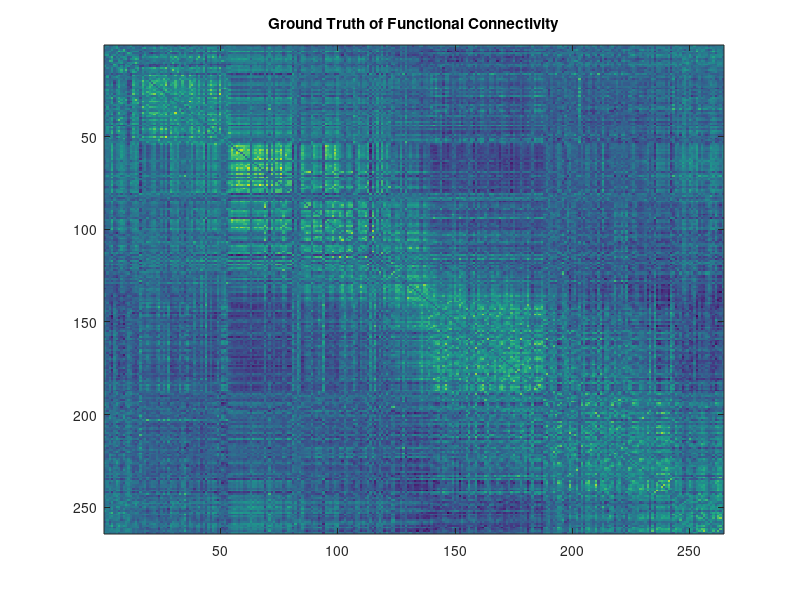
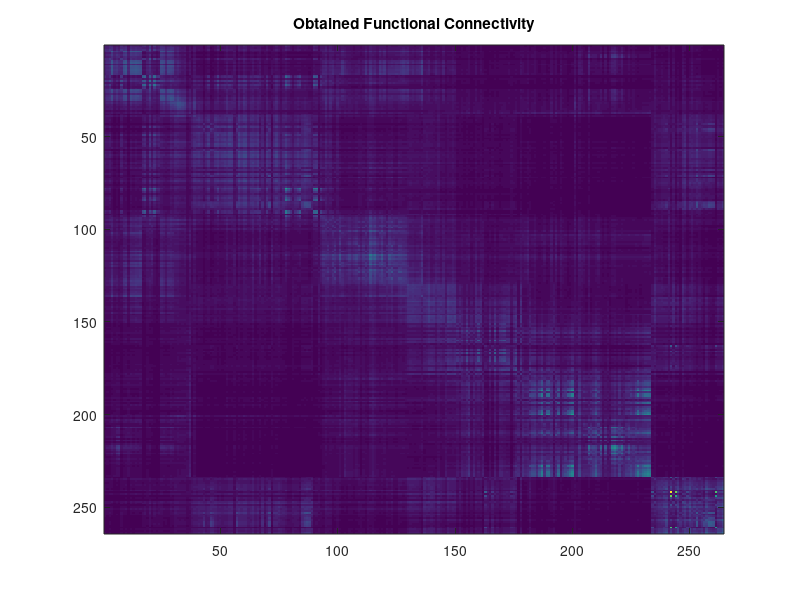
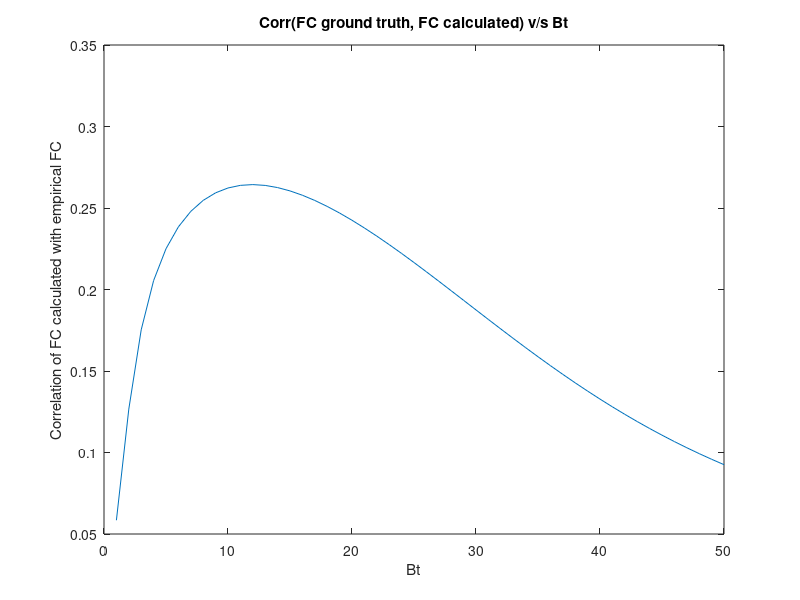

The MATLAB script that drew these images, in order:
%{
Estimating Functional Connectivity from Structural Connectivity
Data: Autism TD(Typically Developing i.e, Healthy samples)
Age Group: 4 to 20.
ROI: 264
source: http://umcd.humanconnectomeproject.org
Authors: Abbhinav Venkat, Govinda Surampudi
Date: 11/12/2015
%}

%Reading data

%Adjacency Matrix i.e, Structural Connectivity of size NxN
W_s = dlmread('UCLA_Autism_TD128B_DTI_connectmat.txt');
D_s = diag(sum(W_s));                                       %D matrix

%Functional Connectivity of size NxN where N = #ROI
FC = dlmread('UCLA_Autism_TD128_rsfMRI_connectmat.txt');    %Ground Truth of FC
FC(isinf(FC)) = 0;                                          %Setting Diag as 0
Fc_norm = (FC - min(FC(:)))/(max(FC(:)) - min(FC(:)));      %Normalizing in the range [0 1]

%Calculating Laplacian
L_sym = diag(ones(size(W_s,1),1)) - D_s^(-0.5)*W_s*D_s^(-0.5);

%Eig decomp. of lap.
[vec, val] = eig(L_sym);

%Initializing
maxi = -1;
t = -1;
H_s2 = cell(50, 1);
pear_corr = size(50, 1);

%exp(val*t) 
%Running for different t from 1 to 50.
for i = 1:50
    Diag_s_exp = diag(exp(-sum(val,1)*i));
    H_s = vec * Diag_s_exp * vec';                             %Heat Kernal

    %Normalizing in the range [0 1]
    H_s2{i} = (H_s - min(H_s(:)))/(max(H_s(:)) - min(H_s(:))); %Normalized Heat Kernal

    %Pearson correlation between H_s2 and Fc_norm
    %For drawing graph Corr(FC_ground_truth, FC_calculated) v/s Bt
    mean_calc = mean2(H_s2{i});
    mean_ground = mean2(Fc_norm);

    H_s2{i} = H_s2{i} - mean_calc;
    Fc_norm = Fc_norm - mean_ground;
    temp = H_s2{i}.*Fc_norm;
    H_sq = H_s2{i}.*H_s2{i};
    Fc_sq = Fc_norm.*Fc_norm;

    pear_corr(i) = sum(temp(:))/(sqrt(sum(H_sq(:)))*sqrt(sum(Fc_sq(:))));
    fprintf('Per_corr for t=%d', i);
    disp(pear_corr(i));
    
    %Find Max Pearson correlation coefficient and save best t
    if pear_corr(i)>=maxi
        maxi = pear_corr(i);
        t = i;
    end
    
end

%Results
fprintf('******----------------------------------******\n');
fprintf('Max Pearson correlation = %d', maxi);
fprintf('\nt = %d\n', t);

figure; imagesc(Fc_norm); title('Ground Truth of Functional Connectivity');
figure; imagesc(H_s2{t}); title('Obtained Functional Connectivity');
figure; plot(pear_corr);  title('Corr(FC ground truth, FC calculated) v/s Bt'); 
xlabel('Bt'); ylabel('Correlation of FC calculated with empirical FC');